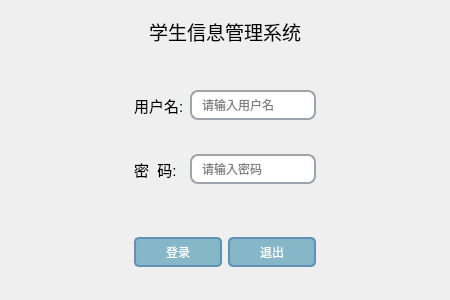
<?xml version="1.0" encoding="UTF-8"?>
<ui version="4.0">
 <class>Page_Login</class>
 <widget class="QWidget" name="Page_Login">
  <property name="geometry">
   <rect>
    <x>0</x>
    <y>0</y>
    <width>450</width>
    <height>300</height>
   </rect>
  </property>
  <property name="minimumSize">
   <size>
    <width>450</width>
    <height>300</height>
   </size>
  </property>
  <property name="maximumSize">
   <size>
    <width>450</width>
    <height>300</height>
   </size>
  </property>
  <property name="windowTitle">
   <string>登录</string>
  </property>
  <property name="windowIcon">
   <iconset resource="res.qrc">
    <normaloff>:/Image/Login.png</normaloff>:/Image/Login.png</iconset>
  </property>
  <property name="toolTip">
   <string>这是登录窗口</string>
  </property>
  <property name="styleSheet">
   <string notr="true">background-color: rgb(242, 233, 228);
QPushButton
{
    background-color: rgb(134,183,200); 
    /* //背景色 */
    border:2px solid #5F92B2; 
    /* //边界和边界颜色 */
    border-radius:5px; 
    /* //边界圆滑 */
    color:white; 
    /* //字体颜色 */
}
 
QPushButton:hover
{
    background-color: rgb(0,130,150); 
    /* //伪状态经过时背景色 */
    border:2px solid #5F92B2; 
    /* //边界和边界颜色 */
    border-radius:5px; 
    /* //边界圆滑 */
    color:white; 
    /* //字体为白色 */
}
 
QPushButton:hover:pressed
{
    background-color:rgb(85,170,255); 
    /* //伪状态，点击时的背景色 */
    border:2px solid #3C80B1;
    border-radius:5px;
    color:white;
}

QLineEdit {
    border: 2px solid #9ea4a8;     /* 设置边框*/
    border-radius: 8px;                   /* 设置边框圆角*/
    padding: 0 8px;                        /* 设置上下填充0，左右填充8*/
    selection-background-color: darkgray;  /* 设置选中文本的背景色*/
}</string>
  </property>
  <layout class="QGridLayout" name="gridLayout_3">
   <item row="2" column="0">
    <spacer name="horizontalSpacer">
     <property name="orientation">
      <enum>Qt::Horizontal</enum>
     </property>
     <property name="sizeHint" stdset="0">
      <size>
       <width>40</width>
       <height>20</height>
      </size>
     </property>
    </spacer>
   </item>
   <item row="3" column="1">
    <widget class="QWidget" name="widget" native="true">
     <layout class="QGridLayout" name="gridLayout">
      <item row="0" column="0">
       <widget class="QPushButton" name="btn_Login">
        <property name="minimumSize">
         <size>
          <width>0</width>
          <height>30</height>
         </size>
        </property>
        <property name="styleSheet">
         <string notr="true">QPushButton
{
    background-color: rgb(134,183,200); 
    /* //背景色 */
    border:2px solid #5F92B2; 
    /* //边界和边界颜色 */
    border-radius:5px; 
    /* //边界圆滑 */
    color:white; 
    /* //字体颜色 */
}
 
QPushButton:hover
{
    background-color: rgb(0,130,150); 
    /* //伪状态经过时背景色 */
    border:2px solid #5F92B2; 
    /* //边界和边界颜色 */
    border-radius:5px; 
    /* //边界圆滑 */
    color:white; 
    /* //字体为白色 */
}
 
QPushButton:hover:pressed
{
    background-color:rgb(85,170,255); 
    /* //伪状态，点击时的背景色 */
    border:2px solid #3C80B1;
    border-radius:5px;
    color:white;
}</string>
        </property>
        <property name="text">
         <string>登录</string>
        </property>
        <property name="btn" stdset="0">
         <string>login</string>
        </property>
       </widget>
      </item>
      <item row="0" column="1">
       <widget class="QPushButton" name="btn_Quit">
        <property name="minimumSize">
         <size>
          <width>0</width>
          <height>30</height>
         </size>
        </property>
        <property name="styleSheet">
         <string notr="true">QPushButton
{
    background-color: rgb(134,183,200); 
    /* //背景色 */
    border:2px solid #5F92B2; 
    /* //边界和边界颜色 */
    border-radius:5px; 
    /* //边界圆滑 */
    color:white; 
    /* //字体颜色 */
}
 
QPushButton:hover
{
    background-color: rgb(0,130,150); 
    /* //伪状态经过时背景色 */
    border:2px solid #5F92B2; 
    /* //边界和边界颜色 */
    border-radius:5px; 
    /* //边界圆滑 */
    color:white; 
    /* //字体为白色 */
}
 
QPushButton:hover:pressed
{
    background-color:rgb(85,170,255); 
    /* //伪状态，点击时的背景色 */
    border:2px solid #3C80B1;
    border-radius:5px;
    color:white;
}</string>
        </property>
        <property name="text">
         <string>退出</string>
        </property>
        <property name="btn" stdset="0">
         <string>login</string>
        </property>
       </widget>
      </item>
     </layout>
    </widget>
   </item>
   <item row="2" column="2">
    <spacer name="horizontalSpacer_2">
     <property name="orientation">
      <enum>Qt::Horizontal</enum>
     </property>
     <property name="sizeHint" stdset="0">
      <size>
       <width>40</width>
       <height>20</height>
      </size>
     </property>
    </spacer>
   </item>
   <item row="0" column="1">
    <spacer name="verticalSpacer_3">
     <property name="orientation">
      <enum>Qt::Vertical</enum>
     </property>
     <property name="sizeHint" stdset="0">
      <size>
       <width>20</width>
       <height>40</height>
      </size>
     </property>
    </spacer>
   </item>
   <item row="4" column="1">
    <spacer name="verticalSpacer_5">
     <property name="orientation">
      <enum>Qt::Vertical</enum>
     </property>
     <property name="sizeHint" stdset="0">
      <size>
       <width>20</width>
       <height>40</height>
      </size>
     </property>
    </spacer>
   </item>
   <item row="2" column="1">
    <widget class="QWidget" name="widget_2" native="true">
     <layout class="QGridLayout" name="gridLayout_2">
      <item row="2" column="1">
       <spacer name="verticalSpacer_4">
        <property name="orientation">
         <enum>Qt::Vertical</enum>
        </property>
        <property name="sizeHint" stdset="0">
         <size>
          <width>20</width>
          <height>40</height>
         </size>
        </property>
       </spacer>
      </item>
      <item row="3" column="0">
       <widget class="QLabel" name="lbl_Password">
        <property name="font">
         <font>
          <pointsize>11</pointsize>
         </font>
        </property>
        <property name="text">
         <string>密  码:</string>
        </property>
       </widget>
      </item>
      <item row="1" column="1">
       <widget class="QLineEdit" name="le_UserName">
        <property name="minimumSize">
         <size>
          <width>0</width>
          <height>30</height>
         </size>
        </property>
        <property name="styleSheet">
         <string notr="true">    border: 2px solid #9ea4a8;     /* 设置边框*/
    border-radius: 8px;                   /* 设置边框圆角*/
    padding: 0 8px;                        /* 设置上下填充0，左右填充8*/
    selection-background-color: darkgray;  /* 设置选中文本的背景色*/</string>
        </property>
        <property name="maxLength">
         <number>8</number>
        </property>
        <property name="placeholderText">
         <string>请输入用户名</string>
        </property>
       </widget>
      </item>
      <item row="4" column="1">
       <spacer name="verticalSpacer">
        <property name="orientation">
         <enum>Qt::Vertical</enum>
        </property>
        <property name="sizeHint" stdset="0">
         <size>
          <width>20</width>
          <height>40</height>
         </size>
        </property>
       </spacer>
      </item>
      <item row="0" column="1">
       <spacer name="verticalSpacer_2">
        <property name="orientation">
         <enum>Qt::Vertical</enum>
        </property>
        <property name="sizeHint" stdset="0">
         <size>
          <width>20</width>
          <height>40</height>
         </size>
        </property>
       </spacer>
      </item>
      <item row="1" column="0">
       <widget class="QLabel" name="lbl_UserName">
        <property name="font">
         <font>
          <pointsize>11</pointsize>
         </font>
        </property>
        <property name="text">
         <string>用户名:</string>
        </property>
       </widget>
      </item>
      <item row="3" column="1">
       <widget class="QLineEdit" name="le_Password">
        <property name="minimumSize">
         <size>
          <width>0</width>
          <height>30</height>
         </size>
        </property>
        <property name="styleSheet">
         <string notr="true">    border: 2px solid #9ea4a8;     /* 设置边框*/
    border-radius: 8px;                   /* 设置边框圆角*/
    padding: 0 8px;                        /* 设置上下填充0，左右填充8*/
    selection-background-color: darkgray;  /* 设置选中文本的背景色*/</string>
        </property>
        <property name="text">
         <string/>
        </property>
        <property name="maxLength">
         <number>8</number>
        </property>
        <property name="echoMode">
         <enum>QLineEdit::Password</enum>
        </property>
        <property name="placeholderText">
         <string>请输入密码</string>
        </property>
       </widget>
      </item>
     </layout>
    </widget>
   </item>
   <item row="1" column="1">
    <widget class="QLabel" name="label">
     <property name="font">
      <font>
       <pointsize>14</pointsize>
      </font>
     </property>
     <property name="text">
      <string>学生信息管理系统</string>
     </property>
     <property name="alignment">
      <set>Qt::AlignCenter</set>
     </property>
    </widget>
   </item>
   <item row="5" column="1">
    <spacer name="verticalSpacer_6">
     <property name="orientation">
      <enum>Qt::Vertical</enum>
     </property>
     <property name="sizeHint" stdset="0">
      <size>
       <width>20</width>
       <height>40</height>
      </size>
     </property>
    </spacer>
   </item>
  </layout>
 </widget>
 <resources>
  <include location="res.qrc"/>
 </resources>
 <connections/>
</ui>
